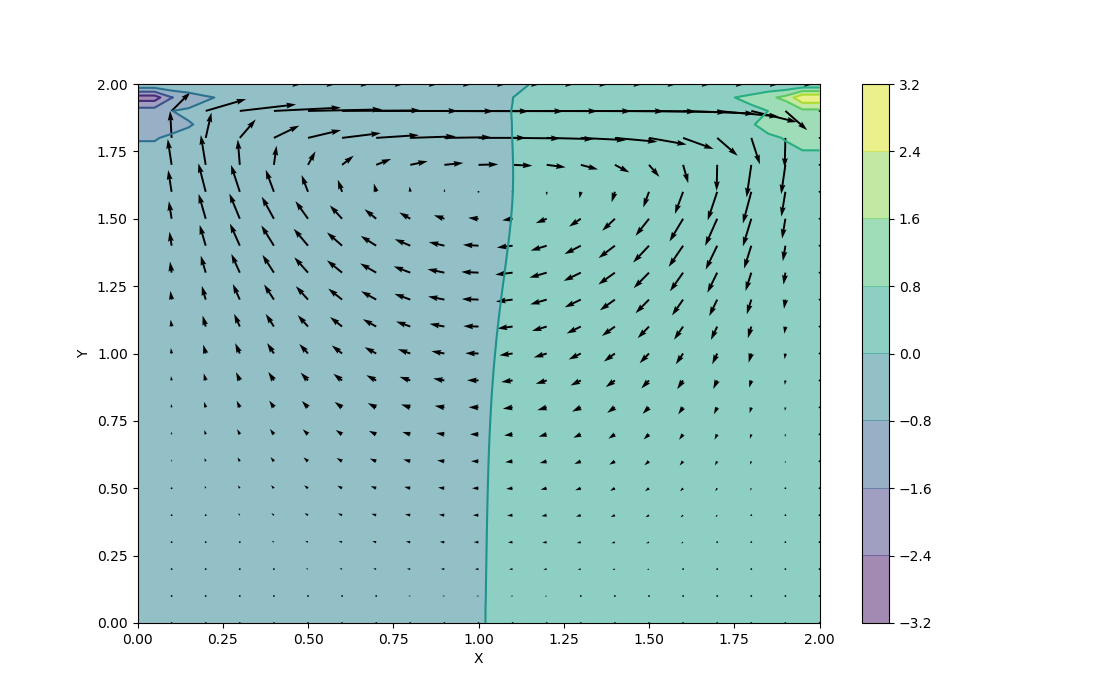

This chart was generated by the following Python code:
#import modules
import numpy as np
import matplotlib.pyplot as plt
import matplotlib.cm as cm
from  mpl_toolkits.mplot3d import Axes3D

#variables declaration
nx = 41
ny = 41
nt = 500
nit = 50
c = 1
dx = 2 / (nx - 1)
dy = 2 / (ny - 1)  

rho = 1
nu = 0.1
dt = 0.001

#
u = np.zeros((ny, nx))
v = np.zeros((ny, nx))
p = np.zeros((ny, nx))
b = np.zeros((ny, nx))

#
x = np.linspace(0, 2, nx)
y = np.linspace(0, 2, ny)
X, Y = np.meshgrid(x, y)

#the function build_up_b represents the content of the square
#brackets, so that the entirely of the PDE is slightly more manageable
def build_up_b(b, rho, dt, u, v, dx, dy):
	b[1:-1, 1:-1] = (rho * (1 / dt * ((u[1:-1, 2:] - u[1:-1, 0:-2])/(2 * dx)+(v[2:, 1:-1] - v[0:-2, 1:-1])/(2 * dy)) - ((u[1:-1, 2:]-u[1:-1, 0:-2])/(2 * dx))**2 - 2 * ((u[2:, 1:-1]-u[0:-2, 1:-1])/(2 * dy) *(v[1:-1, 2:] - v[1:-1, 0:-2])/(2 * dy)) - ((v[2:, 1:-1] - v[0:-2, 1:-1])/(2*dy))**2))
#	b[1:-1, 1:-1] = (rho * (1 / dt * ((u[1:-1, 2:] - u[1:-1, 0:-2]) /(2 * dx) + (v[2:, 1:-1] - v[0:-2, 1:-1]) / (2 * dy))-((u[1:-1, 2:] - u[1:-1, 0:-2]) / (2 * dx))**2 - 2 * ((u[2:, 1:-1] - u[0:-2, 1:-1]) / (2 * dy) *(v[1:-1, 2:] - v[1:-1, 0:-2]) / (2 * dx))-((v[2:, 1:-1] - v[0:-2, 1:-1]) / (2 * dy))**2))
	return b

def pressure_poisson(p, dx, dy, b):
	pn = np.empty_like(p)
	pn = p.copy()

	for q in range(nit):
		pn = p.copy()
		p[1:-1, 1:-1] = (((pn[1:-1, 2:]+ pn[1:-1, 0:-2])*dy**2 + (pn[2:, 1:-1] + pn[0:-2, 1:-1])*dx**2) / (2 * (dx**2 + dy**2)) - dx**2 * dy**2 /(2 * (dx**2 + dy**2)) * b[1:-1, 1:-1])

		p[:, -1] = p[:, -2] #dp/dx = 0@x=2
		p[0, :] = p[1, :]   #dp/dy = 0@y=0
		p[:, 0] = p[:, 1]   #dp/dx = 0@x=0
		p[-1, :] = 0        #p = 0@y=2
	return p


def cavity_flow(nt, u, v, dt, dx, dy, p, rho, nu):
	un = np.empty_like(u)
	vn = np.empty_like(v)
	b = np.zeros((ny, nx))
	
	for n in range(nt):
		un = u.copy()
		vn = v.copy()
		
		b = build_up_b(b, rho, dt, u, v, dx, dy)
		p = pressure_poisson(p, dx, dy, b)
		
		u[1:-1, 1:-1] = (un[1:-1, 1:-1] - un[1:-1, 1:-1]*dt/dx*(un[1:-1, 1:-1] - un[1:-1, 0:-2]) - vn[1:-1, 1:-1]*dt/dy*(un[1:-1, 1:-1] - un[0:-2, 1:-1]) - dt/(rho*2*dx)*(p[1:-1, 2:] - p[1:-1, 0:-2]) + nu * (dt / dx**2 *(un[1:-1, 2:] - 2*un[1:-1, 1:-1] + un[1:-1, 0:-2]) + dt /dy**2*(un[2:, 1:-1]-2 * un[1:-1, 1:-1]+ un[0:-2, 1:-1])))
		v[1:-1, 1:-1] = (vn[1:-1, 1:-1] - un[1:-1, 1:-1]*dt/dx*(vn[1:-1, 1:-1] - vn[1:-1, 0:-2]) - vn[1:-1, 1:-1]*dt/dy*(vn[1:-1, 1:-1] - vn[0:-2, 1:-1]) - dt/(rho*2*dy)*(p[2:, 1:-1] - p[0:-2, 1:-1]) + nu * (dt /dx**2 * (vn[1:-1, 2:]-2*vn[1:-1, 1:-1] + vn[1:-1, 0:-2]) +  dt / dy**2*(vn[2:, 1:-1] - 2 * vn[1:-1, 1:-1]+ vn[0:-2, 1:-1])))
		u[-1, :] = 1 #u = 1 @ y = 2
		u[0, :] = 0
		u[:, 0] = 0
		u[:, -1] = 0
		v[0, :] = 0
		v[-1, :] = 0
		v[:, 0] = 0
		v[:, -1] = 0

	return u, v, p


u, v, p = cavity_flow(nt, u, v, dt, dx, dy, p, rho, nu)
fig = plt.figure(figsize = (11, 7), dpi = 100)
plt.contourf(X, Y, p, alpha = 0.5, cmap = cm.viridis)
plt.colorbar()
plt.contour(X, Y, p, cmap = cm.viridis)
plt.quiver(X[::2, ::2], Y[::2, ::2], u[::2, ::2], v[::2, ::2])
plt.xlabel('X')
plt.ylabel('Y')

plt.savefig('cavityflow.png')



	
			
		
